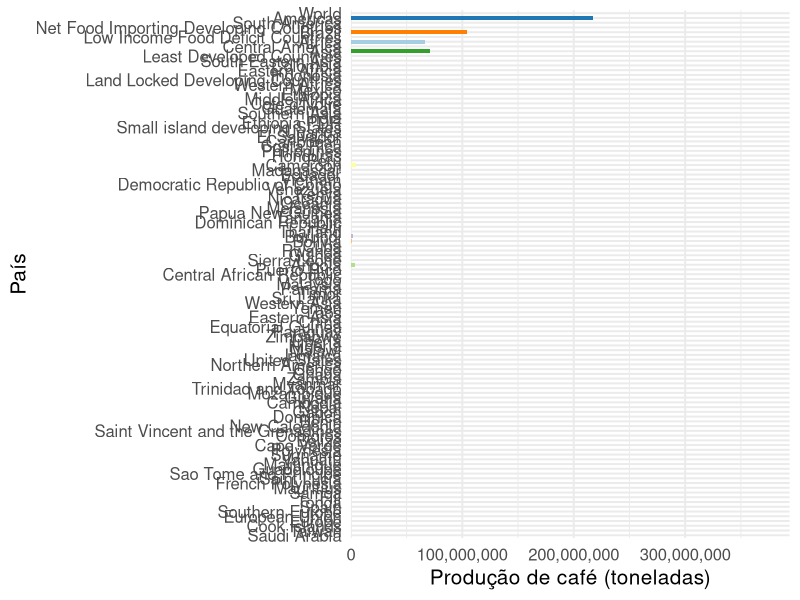

Source code (R):

# Produção de colheita no mundo ------------------------------------------------------------------------------------------------------------
# Autora do script: Jeanne Franco ----------------------------------------------------------------------------------------------------------
# Data: 16/08/22 ---------------------------------------------------------------------------------------------------------------------------
# Referência: https://ourworldindata.org/transport -----------------------------------------------------------------------------------------

# Sobre o conjunto de dados ----------------------------------------------------------------------------------------------------------------

### Dados recentes sobre produção de colheita no mundo, baseado sobre
### estimativas publicadas pelo Food and Agriculture Organization (FAO).

### O FAO disponibiliza esses dados por país e região desde 1961. Os
### valores de produção são comunicados em toneladas.

# Pacotes necessários para as análises -----------------------------------------------------------------------------------------------------

library(tidyverse)
library(scales)

# Carregar dados ---------------------------------------------------------------------------------------------------------------------------

prod <- read.csv("coffee-bean-production.csv") 
view(prod)
names(prod)

# Selecionar dados -------------------------------------------------------------------------------------------------------------------------

prod <- prod %>%
  rename(producao = Crops...Coffee..green...656...Production...5510...tonnes) %>%
  select(Entity, Year, producao) %>%
  view()

prod1 <- prod %>%
  filter(Entity %in% c("Brazil", "Peru", "Mexico", "Venezuela",
         "Nicaragua", "Honduras", "China", "India", "Indonesia",
         "Ethiopia", "Vietnam")) %>%
  view()

# Gráficos ---------------------------------------------------------------------------------------------------------------------------------

options(scipen = 999)

g1 <- ggplot(prod, aes(x = fct_reorder(Entity, producao), 
                       y = producao, fill = Entity)) +
  geom_col() +
  coord_flip() +
  scale_fill_brewer(palette = "Paired") +
  scale_y_continuous(labels = comma, 
                     expand = expansion(mult = c(0, .1))) +
  labs(x = "País", y = "Produção de café (toneladas)") +
  theme_minimal(base_size = 15) +
  theme(legend.position = "none")
g1
